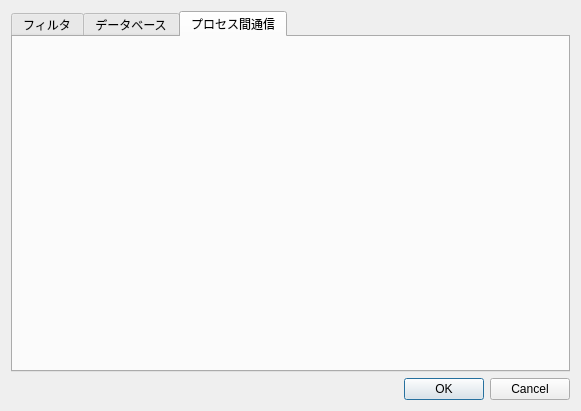
<?xml version="1.0" encoding="UTF-8"?>
<ui version="4.0">
 <class>Dialog</class>
 <widget class="QDialog" name="Dialog">
  <property name="geometry">
   <rect>
    <x>0</x>
    <y>0</y>
    <width>581</width>
    <height>363</height>
   </rect>
  </property>
  <property name="windowTitle">
   <string>Dialog</string>
  </property>
  <layout class="QGridLayout" name="gridLayout_2">
   <item row="0" column="0" colspan="2">
    <widget class="QTabWidget" name="tabWidget">
     <property name="currentIndex">
      <number>2</number>
     </property>
     <widget class="QWidget" name="tab">
      <attribute name="title">
       <string>フィルタ</string>
      </attribute>
      <layout class="QGridLayout" name="gridLayout">
       <item row="1" column="0">
        <widget class="QGroupBox" name="groupBox_3">
         <property name="title">
          <string>送信元</string>
         </property>
         <layout class="QFormLayout" name="formLayout_3">
          <item row="0" column="0">
           <widget class="QLabel" name="label_7">
            <property name="text">
             <string>IPアドレス</string>
            </property>
           </widget>
          </item>
          <item row="0" column="1">
           <widget class="QLineEdit" name="lineEdit_4"/>
          </item>
          <item row="1" column="0">
           <widget class="QLabel" name="label_8">
            <property name="text">
             <string>MACアドレス</string>
            </property>
           </widget>
          </item>
          <item row="1" column="1">
           <widget class="QLineEdit" name="lineEdit_5"/>
          </item>
         </layout>
        </widget>
       </item>
       <item row="2" column="0">
        <widget class="QGroupBox" name="groupBox_4">
         <property name="title">
          <string>宛先</string>
         </property>
         <layout class="QFormLayout" name="formLayout_4">
          <item row="0" column="0">
           <widget class="QLabel" name="label_9">
            <property name="text">
             <string>IPアドレス</string>
            </property>
           </widget>
          </item>
          <item row="0" column="1">
           <widget class="QLineEdit" name="lineEdit_6"/>
          </item>
          <item row="1" column="0">
           <widget class="QLabel" name="label_10">
            <property name="text">
             <string>MACアドレス</string>
            </property>
           </widget>
          </item>
          <item row="1" column="1">
           <widget class="QLineEdit" name="lineEdit_7"/>
          </item>
         </layout>
        </widget>
       </item>
       <item row="0" column="0">
        <widget class="QGroupBox" name="groupBox">
         <property name="title">
          <string>レイヤ</string>
         </property>
         <property name="alignment">
          <set>Qt::AlignLeading|Qt::AlignLeft|Qt::AlignVCenter</set>
         </property>
         <layout class="QFormLayout" name="formLayout_2">
          <item row="0" column="0">
           <widget class="QLabel" name="label_4">
            <property name="text">
             <string>アプリケーション層</string>
            </property>
           </widget>
          </item>
          <item row="0" column="1">
           <widget class="QComboBox" name="comboBox">
            <item>
             <property name="text">
              <string>ALL</string>
             </property>
            </item>
            <item>
             <property name="text">
              <string>HTTP</string>
             </property>
            </item>
            <item>
             <property name="text">
              <string>HTTPS</string>
             </property>
            </item>
            <item>
             <property name="text">
              <string>SMTP</string>
             </property>
            </item>
            <item>
             <property name="text">
              <string>FTP</string>
             </property>
            </item>
            <item>
             <property name="text">
              <string>DHCP</string>
             </property>
            </item>
           </widget>
          </item>
          <item row="1" column="0">
           <widget class="QLabel" name="label_5">
            <property name="text">
             <string>トランスポート層</string>
            </property>
           </widget>
          </item>
          <item row="1" column="1">
           <widget class="QComboBox" name="comboBox_2">
            <item>
             <property name="text">
              <string>ALL</string>
             </property>
            </item>
            <item>
             <property name="text">
              <string>TCP</string>
             </property>
            </item>
            <item>
             <property name="text">
              <string>UDP</string>
             </property>
            </item>
           </widget>
          </item>
          <item row="2" column="0">
           <widget class="QLabel" name="label_6">
            <property name="text">
             <string>インターネット層</string>
            </property>
           </widget>
          </item>
          <item row="2" column="1">
           <widget class="QComboBox" name="comboBox_3">
            <item>
             <property name="text">
              <string>ALL</string>
             </property>
            </item>
            <item>
             <property name="text">
              <string>IP</string>
             </property>
            </item>
            <item>
             <property name="text">
              <string>IPSec</string>
             </property>
            </item>
           </widget>
          </item>
         </layout>
        </widget>
       </item>
      </layout>
     </widget>
     <widget class="QWidget" name="tab_2">
      <attribute name="title">
       <string>データベース</string>
      </attribute>
      <layout class="QGridLayout" name="gridLayout_3">
       <item row="0" column="0">
        <widget class="QGroupBox" name="groupBox_2">
         <property name="title">
          <string>アカウント</string>
         </property>
         <layout class="QFormLayout" name="formLayout">
          <item row="0" column="0">
           <widget class="QLabel" name="label">
            <property name="text">
             <string>IPアドレス</string>
            </property>
           </widget>
          </item>
          <item row="1" column="0">
           <widget class="QLabel" name="label_2">
            <property name="text">
             <string>ユーザ名</string>
            </property>
           </widget>
          </item>
          <item row="2" column="0">
           <widget class="QLabel" name="label_3">
            <property name="text">
             <string>パスワード</string>
            </property>
           </widget>
          </item>
          <item row="0" column="1">
           <widget class="QLineEdit" name="lineEdit"/>
          </item>
          <item row="1" column="1">
           <widget class="QLineEdit" name="lineEdit_2"/>
          </item>
          <item row="2" column="1">
           <widget class="QLineEdit" name="lineEdit_3">
            <property name="echoMode">
             <enum>QLineEdit::Password</enum>
            </property>
           </widget>
          </item>
         </layout>
        </widget>
       </item>
      </layout>
     </widget>
     <widget class="QWidget" name="tab_5">
      <attribute name="title">
       <string>プロセス間通信</string>
      </attribute>
     </widget>
    </widget>
   </item>
   <item row="1" column="1">
    <widget class="QDialogButtonBox" name="buttonBox">
     <property name="orientation">
      <enum>Qt::Horizontal</enum>
     </property>
     <property name="standardButtons">
      <set>QDialogButtonBox::Cancel|QDialogButtonBox::Ok</set>
     </property>
    </widget>
   </item>
  </layout>
 </widget>
 <resources/>
 <connections>
  <connection>
   <sender>buttonBox</sender>
   <signal>accepted()</signal>
   <receiver>Dialog</receiver>
   <slot>accept()</slot>
   <hints>
    <hint type="sourcelabel">
     <x>263</x>
     <y>353</y>
    </hint>
    <hint type="destinationlabel">
     <x>157</x>
     <y>274</y>
    </hint>
   </hints>
  </connection>
  <connection>
   <sender>buttonBox</sender>
   <signal>rejected()</signal>
   <receiver>Dialog</receiver>
   <slot>reject()</slot>
   <hints>
    <hint type="sourcelabel">
     <x>331</x>
     <y>353</y>
    </hint>
    <hint type="destinationlabel">
     <x>286</x>
     <y>274</y>
    </hint>
   </hints>
  </connection>
 </connections>
</ui>
